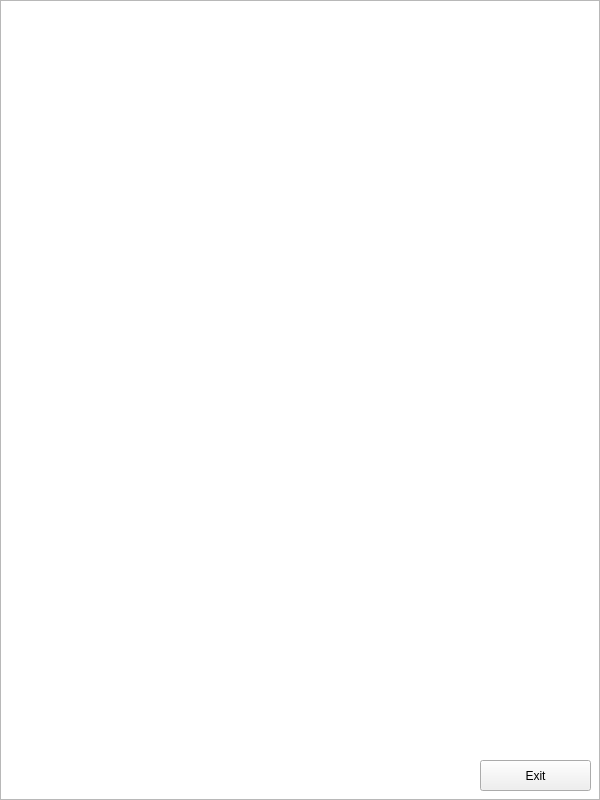
<?xml version="1.0" encoding="UTF-8"?>
<ui version="4.0">
 <class>highscore</class>
 <widget class="QMainWindow" name="highscore">
  <property name="geometry">
   <rect>
    <x>0</x>
    <y>0</y>
    <width>600</width>
    <height>800</height>
   </rect>
  </property>
  <property name="sizePolicy">
   <sizepolicy hsizetype="Fixed" vsizetype="Fixed">
    <horstretch>0</horstretch>
    <verstretch>0</verstretch>
   </sizepolicy>
  </property>
  <property name="maximumSize">
   <size>
    <width>600</width>
    <height>800</height>
   </size>
  </property>
  <property name="windowTitle">
   <string>MainWindow</string>
  </property>
  <widget class="QWidget" name="centralwidget">
   <widget class="QTableView" name="tableView">
    <property name="geometry">
     <rect>
      <x>0</x>
      <y>0</y>
      <width>600</width>
      <height>800</height>
     </rect>
    </property>
    <property name="sizePolicy">
     <sizepolicy hsizetype="Fixed" vsizetype="Fixed">
      <horstretch>0</horstretch>
      <verstretch>0</verstretch>
     </sizepolicy>
    </property>
   </widget>
   <widget class="QPushButton" name="pushButton">
    <property name="geometry">
     <rect>
      <x>480</x>
      <y>760</y>
      <width>111</width>
      <height>31</height>
     </rect>
    </property>
    <property name="text">
     <string>Exit</string>
    </property>
   </widget>
  </widget>
 </widget>
 <resources/>
 <connections/>
</ui>
